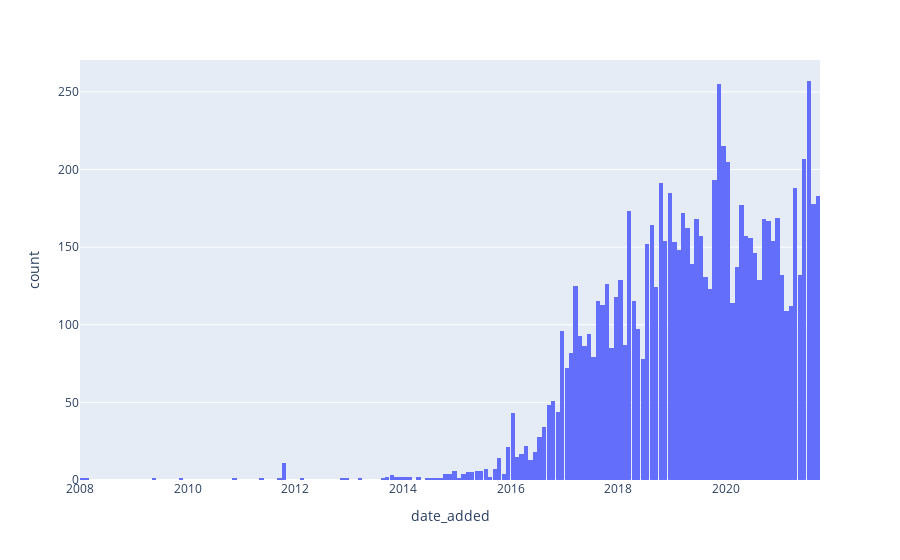

The cell this chart's notebook holds for it:
### Code cell
px.histogram(data_import, x='date_added')

### Figure 1 — Plotly figure (JSON) as saved in the notebook; plotly's stock layout.template omitted (floating-point values rounded to 4 significant figures; data arrays with more than 128 entries replaced by an {"elided": "..."} marker saying what was removed)
{"data": [{"alignmentgroup": "True", "bingroup": "x", "hovertemplate": "date_added=%{x}<br>count=%{y}<extra></extra>", "legendgroup": "", "marker": {"color": "#636efa", "pattern": {"shape": ""}}, "name": "", "offsetgroup": "", "orientation": "v", "showlegend": false, "type": "histogram", "x": {"elided": "8807 str values"}, "xaxis": "x", "yaxis": "y"}], "layout": {"barmode": "relative", "legend": {"tracegroupgap": 0}, "margin": {"t": 60}, "xaxis": {"anchor": "y", "domain": [0, 1], "title": {"text": "date_added"}}, "yaxis": {"anchor": "x", "domain": [0, 1], "title": {"text": "count"}}}}
